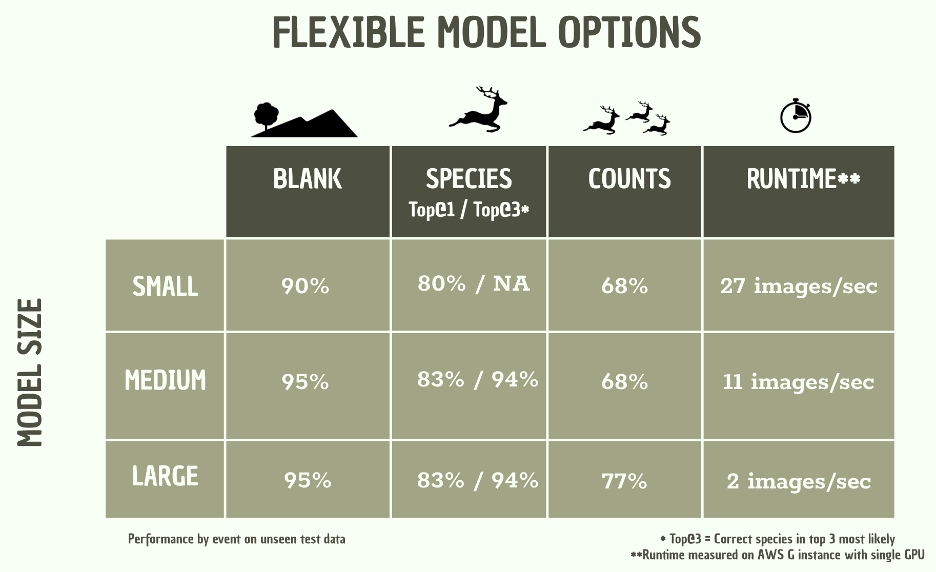
#> input picture src/frontend/src/assets/images/3models.png, 936 x 572 px
$ jupyter execute --allow-errors 'Yolo Predictions.ipynb'   (shell and % lines are left out)   (older library calls are emulated)
#> lines starting #> are read from the running program, lines starting #| are printed output that depends on the picture; after the words box and inside, x2 and y2 are one past the last pixel; in counts of white or black regions, pixels touching at a corner belong together
[cell 1]
import os
import random
import shutil, os
import pandas as pd
import numpy as np
import seaborn as sns
import matplotlib.pyplot as plt
from sklearn.metrics import confusion_matrix
from sklearn.metrics import classification_report
import pylab as pl
from matplotlib.pyplot import figure
from collections import Counter

from os import listdir
from os.path import isfile, join

import cv2
from imutils import paths
import os
import shutil
import pandas as pd
import numpy as np
import matplotlib.pyplot as plt

[cell 2]
truth_file = pd.read_csv('../data/test_labels4-1.csv')
#> (reads data/test_labels4-1.csv from the repository)
truth_file = truth_file.rename(columns = {'TRIGGER_ID': 'event_id',
                                               'CLASS_SPECIES': 'true_class',
                                               'Total': 'true_count',
                                               'CLASS_SPECIES_RESTATED': 'true_class_name'})

truth_file_no_other = truth_file[(truth_file['true_class_name'] != 'other')]

[cell 3]
labels = pd.DataFrame(['foxgray_foxred',
              'cottontail_snowshoehare',
              'raccoon',
              'opossum',
              'turkey',
              'bear',
              'elk',
              'deer',
              'coyote',
              'wolf']).sort_values(0)
labels = labels.rename(columns = {0: 'species'})
labels.insert(0, 'class', range(0, len(labels)))

# Phase 1- Blank

## Yolo

[cell 4]
#Read lines from txt results file

top_path = '../src/'
output_file = 'model_output_11202021_4.csv'


#Read lines from txt results file

top_path = '../results/JSON_txt_outputs/'
yolo_file = 'phase1_yolo_yolosplits4_1.txt'
effnet_file = 'phase1_efficientnetb0_classifications_yolosplits_4-1.json'

[cell 5]
# [12 lines left out: functions images_to_events, group_events, not called in this run]

def interpret_event_predictions(prediction_event_df):
    return prediction_event_df.apply(lambda x : 'empty' if x['animal'] == 0 else 'animal', axis = 1)

#HELPER FUNCTIONS

# [19 lines left out: functions event_prediction_for_model, event_conf_for_model, not called in this run]


## YOLO
def blank_model_event_preds(top_path, output_file, model_id):
    output_df = pd.read_csv(top_path+ output_file)

    model_output_df = output_df[output_df['model_id'] == model_id]

    model_output_df['event_prediction'] = model_output_df.apply(lambda row: event_prediction_for_model(row), axis = 1)

    model_output_df['event_conf'] = model_output_df.apply(lambda row: event_conf_for_model(row), axis = 1)

    return model_output_df[[ 'model_id', 'image_group_id',
       'event_prediction', 'event_conf']]

# [25 lines left out: functions model_pred_merge, ensemble_pred_logic, not called in this run]


def main(conf_thresh, truth_file):
    yolo_model_output = blank_model_event_preds(top_path, output_file, 1)
    effnet_model_output = blank_model_event_preds(top_path, output_file, 2)
    blank_model_output_merged = model_pred_merge(yolo_model_output, effnet_model_output)

    blank_model_output_merged['ensemble_pred'] = blank_model_output_merged.apply(lambda x: ensemble_pred_logic(x, conf_thresh), axis = 1)

    #merged_stage_1_pred_conf.to_csv('/Users/sleung2/Documents/MIDS Program/capstone/ensemble/merged_stage_1_pred_conf.csv', index = False)

    truth_file['true_blank_class'] = truth_file['true_class'].apply(lambda x: 'blank' if x == 'blank' else 'animal')
    truth_file = truth_file.drop_duplicates(subset = 'event_id')

    stage1_results_truth = pd.merge(blank_model_output_merged, truth_file[['event_id','true_blank_class']],
        left_on = 'image_group_id', right_on = 'event_id')

    y_true = stage1_results_truth['true_blank_class']
    y_pred = stage1_results_truth['ensemble_pred']

    target_names = y_true.unique()

    print(classification_report(y_true, y_pred, target_names=target_names))


    return stage1_results_truth

#Threshold at which to overwrite effnet with yolo on empty images
conf_thresh_list = [1]

#> (the rest of this cell did not finish here and is left out)

#> (a cell that did not finish here is left out)

[cell 7]
top_path = '../src/'
output_file = 'model_output_11202021_4.csv'

#> (a cell that did not finish here is left out)

#> (a cell that did not finish here is left out)

[cell 10]
# [5 lines left out: function event_prediction_for_model, not called in this run]

#> (the rest of this cell did not finish here and is left out)

#> (a cell that did not finish here is left out)

[cell 12]
# [5 lines left out: function event_prediction_for_model, not called in this run]

#> (the rest of this cell did not finish here and is left out)

[cell 13]
# [13 lines left out: function event_conf_for_model, not called in this run]


#> (the rest of this cell did not finish here and is left out)

#> (a cell that did not finish here is left out)

#> (a cell that did not finish here is left out)

#> (a cell that did not finish here is left out)

# Phase 2- Species

## Yolo

[cell 17]
#Read lines from txt results file

toppath = 'phase 2-species/'
txt_file = 'output_yolo_species_splits4.txt'#'output_yolo_species_splits4.txt'

with open(toppath + txt_file, 'r') as f:
#> (reads ensemble/phase 2-species/output_yolo_species_splits4.txt from the repository)
    original_lines = f.readlines()

[cell 18]
#Txt file to dataframe
#We are taking the TOP confidence score species for each image as the species
#Count is the count for all bounding boxes drawn in image

rows = []

for item in original_lines:

    #Class number
    item_split_1 = item.split(' Bbox[list]')[0]
    class_conf_list = item_split_1.split(';')[1:-2]

    conf_score_max = 0

    i = 0
    for class_conf in class_conf_list:
        conf_score_int = float(class_conf.split(',Conf:')[1])


        if conf_score_int > conf_score_max:
            conf_score_max = conf_score_int
            max_index = i

        i += 1
    try:
        class_string = class_conf_list[max_index].split(',')[0]
        class_num = float(class_string.split(':')[1])
        class_num = int(class_num)
    except:
        class_num = 'Blank'

    #Counts
    count_split_1 = item.split(' Bbox[list]')[-1]
    count_split_2 = count_split_1.replace(';', ',')
    count_split_3 = count_split_2.split(',')
    count = int((len(count_split_3)-1)/4)

    #Filename
    file_split_1 = item.split('Filename: ')[1]
    file_name = file_split_1.split(';')[0].split('.jpg')[0]

    row = [file_name, class_num, count, conf_score_max]

    rows.append(row)

predictions = pd.DataFrame(rows, columns = ['filename', 'class', 'count', 'conf_score_max'])

Species
1. Events with multiple images of same class will be labeled the majority class
- For event to be labeled Blank, all images must be blank
2. Events with all different labels will get labelled with highest confidence score

Counts
1. Events with multiple images of same class- we will take the max of the majority class
2. Events with all different labels will get labelled with the count of highest conf score label

[cell 19]
#Event column- remove A,B,C appendix
predictions['event_id'] = predictions['filename'].str[:-1]


## Events with muliple images of same class
#Species determination
#Groupby event, class
event_class_group_count = pd.DataFrame(predictions.groupby(['event_id', 'class']).count()['filename']).reset_index().rename(columns = {'filename': 'count_rows'})

#Filter by rows that have count greater than 1
event_class_group_count_majority = event_class_group_count[event_class_group_count['count_rows'] > 1]

#Remove blank events that are not a consensus for all 3 images
event_class_group_count_majority = event_class_group_count_majority[~((event_class_group_count_majority['class'] == 'Blank') &
                                (event_class_group_count_majority['count_rows'] < 3))]

#Count determination
event_class_group_majority_counts = pd.merge(predictions, event_class_group_count_majority,
         how = 'inner',
         on = ['event_id', 'class'])

event_class_majority_counts = event_class_group_majority_counts[['event_id', 'count']].groupby(['event_id']).max().reset_index()

event_max_conf_score = event_class_group_majority_counts[['event_id', 'conf_score_max']].groupby(['event_id']).max().reset_index()

majority_df = pd.merge(event_class_majority_counts, event_class_group_count_majority,
         on = 'event_id',
         how = 'left')[['event_id', 'count','class']]

majority_df = pd.merge(majority_df, event_max_conf_score,
         on = 'event_id',
         how = 'left')

## Events with all different labels
predictions_single_count = predictions[~predictions['event_id'].isin(majority_df['event_id'])]

event_list = []
pred_list = []
count_list = []
conf_score_max_list = []

previous_event = ''
conf_score_group_max = 0
pred_class = ''
conf_score_group_max = 0

predictions_single_count_grouped = predictions_single_count.groupby(['event_id', 'class',
                                                                     'conf_score_max'])

for group_name, group in predictions_single_count_grouped:

    current_event = group_name[0]
    current_class = group['class'].iloc[0]
    current_conf_score = group['conf_score_max'].iloc[0]
    current_count = group['count'].iloc[0]

    #Check if we are looking at a new event
    if current_event != previous_event:
        conf_score_max_list.append(conf_score_group_max)
        conf_score_group_max = 0
        event_list.append(previous_event)
        pred_list.append(pred_class)
        count_list.append(current_count)

    if conf_score_group_max < current_conf_score:
        pred_class = current_class
        conf_score_group_max = current_conf_score

    previous_event = current_event

conf_score_max_list.append(conf_score_group_max)
event_list.append(previous_event)
pred_list.append(pred_class)
count_list.append(current_count)

single_class_df = pd.DataFrame(list(zip(event_list,
              pred_list,
              count_list,
              conf_score_max_list)),
            columns = ['event_id', 'class', 'count','conf_score_max'])

predictions_by_events_df = pd.concat([majority_df, single_class_df])


yolo_predictions_by_events_df = pd.merge(predictions_by_events_df, labels,
         how = 'left',
         on = 'class')

truth_pred_yolo_df = pd.merge(truth_file_no_other, yolo_predictions_by_events_df,
                         how = 'left',
                         left_on = 'event_id',
                         right_on = 'event_id')
yolo_preds_df = truth_pred_yolo_df[['event_id', 'class', 'conf_score_max', 'count', 'species']]

yolo_preds_df = yolo_preds_df.rename(columns = {'class': 'pred_class',
                                               'conf_score_max': 'conf_score',
                                                'count': 'pred_count',
                                               'species': 'pred_class_name'})

[cell 20]
yolo_preds_df = yolo_preds_df.rename(columns = {'pred_class': 'pred_class_yolo',
                                                   'conf_score': 'conf_score_yolo',
                                                   'pred_count': 'pred_count_yolo',
                                                   'pred_class_name': 'pred_class_name_yolo'})

[cell 21]
ensemble_pred_df = yolo_preds_df

#> (a cell that did not finish here is left out)

## Blur Detection

[cell 23]
def variance_of_laplacian(image):
    # compute the Laplacian of the image and then return the focus
    # measure, which is simply the variance of the Laplacian
    return cv2.Laplacian(image, cv2.CV_64F).var()

# [7 lines of commented-out code are left out]

IMG_ROOT =  '/Users/sleung2/Documents/MIDS Program/Capstone_local/snapshot_wisconsin/all/yolo_splits4.1'
d = {'filename':[], 'blurry':[], 'blurry_index':[]}


# loop over the input images
for imagePath in paths.list_images(os.path.join(IMG_ROOT, "test", "images")):
    # load the image, convert it to grayscale, and compute the
    # focus measure of the image using the Variance of Laplacian
    # method
    image = cv2.imread(imagePath)
#> image is the input picture: shape (572, 936, 3); mean B, G, R 178.3, 196.8, 191.7
    filename = imagePath.split("/")[-1]
#     print(filename)
    gray = cv2.cvtColor(image, cv2.COLOR_BGR2GRAY)
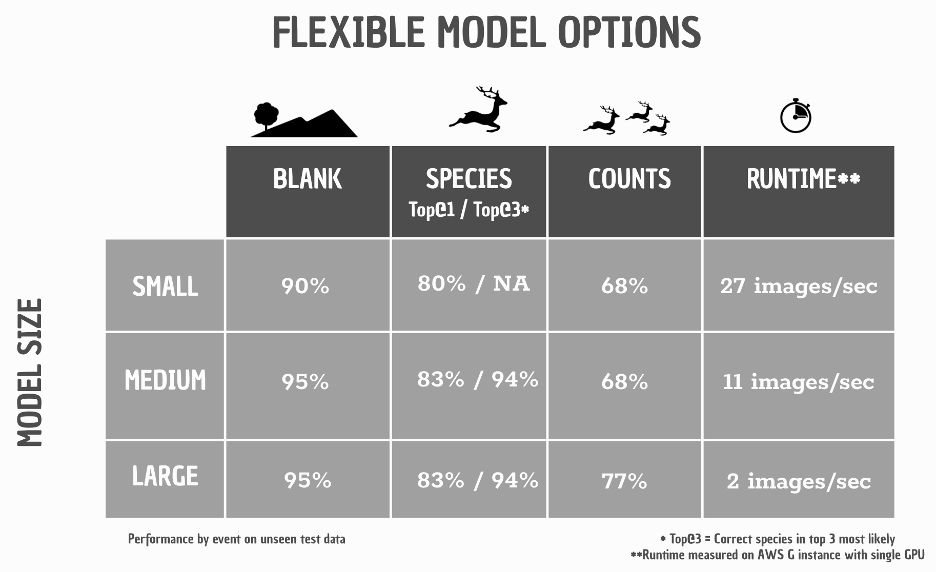
#> gray: shape (572, 936); min 0, max 255, mean 193.2
    fm = variance_of_laplacian(gray)
#> fm = 1894.2
    threshold = 100
    text = "Not Blurry"
    # if the focus measure is less than the supplied threshold,
    # then the image should be considered "blurry"
    if fm < threshold:
        text = "Blurry"
        d['filename'].append(filename)
        d['blurry'].append(True)
        d['blurry_index'].append(fm)
        cv2.putText(image, "{}: {:.2f}".format(text, fm), (10, 30),
        cv2.FONT_HERSHEY_SIMPLEX, 0.8, (0, 0, 255), 3)

    else:
        d['filename'].append(filename)
        d['blurry'].append(False)
        d['blurry_index'].append(fm)
        cv2.putText(image, "{}: {:.2f}".format(text, fm), (10, 30),
        cv2.FONT_HERSHEY_SIMPLEX, 0.8, (0, 0, 255), 3)
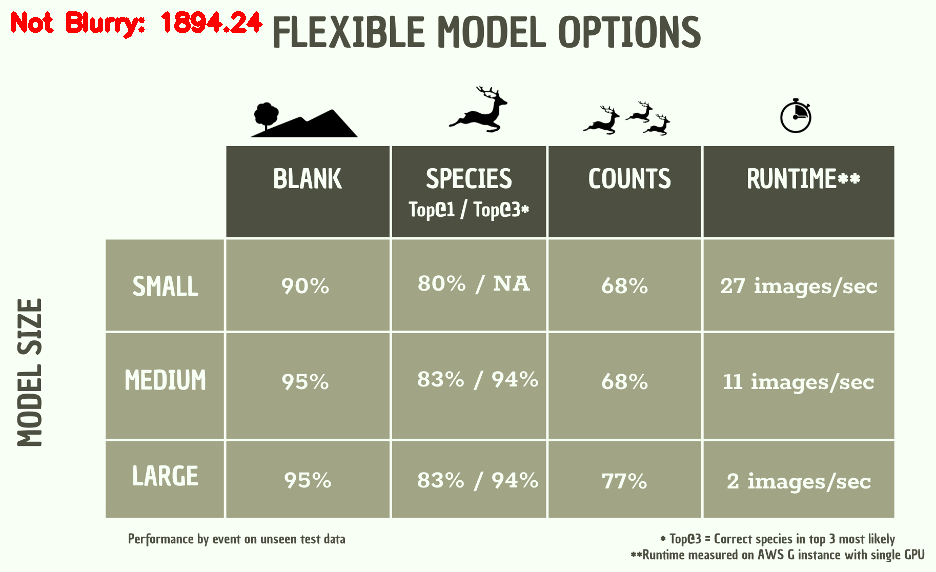
#> image: shape (572, 936, 3); 0.51% of pixels changed, all inside (x1, y1, x2, y2) = (11, 11, 263, 39)


    # show the image
#     cv2.putText(image, "{}: {:.2f}".format(text, fm), (10, 30),
#         cv2.FONT_HERSHEY_SIMPLEX, 0.8, (0, 0, 255), 3)
#     cv2.imshow("Image", image)
    #key = cv2.waitKey(0)

df = pd.DataFrame(d)
# df.to_excel('test_blurry.xlsx')
